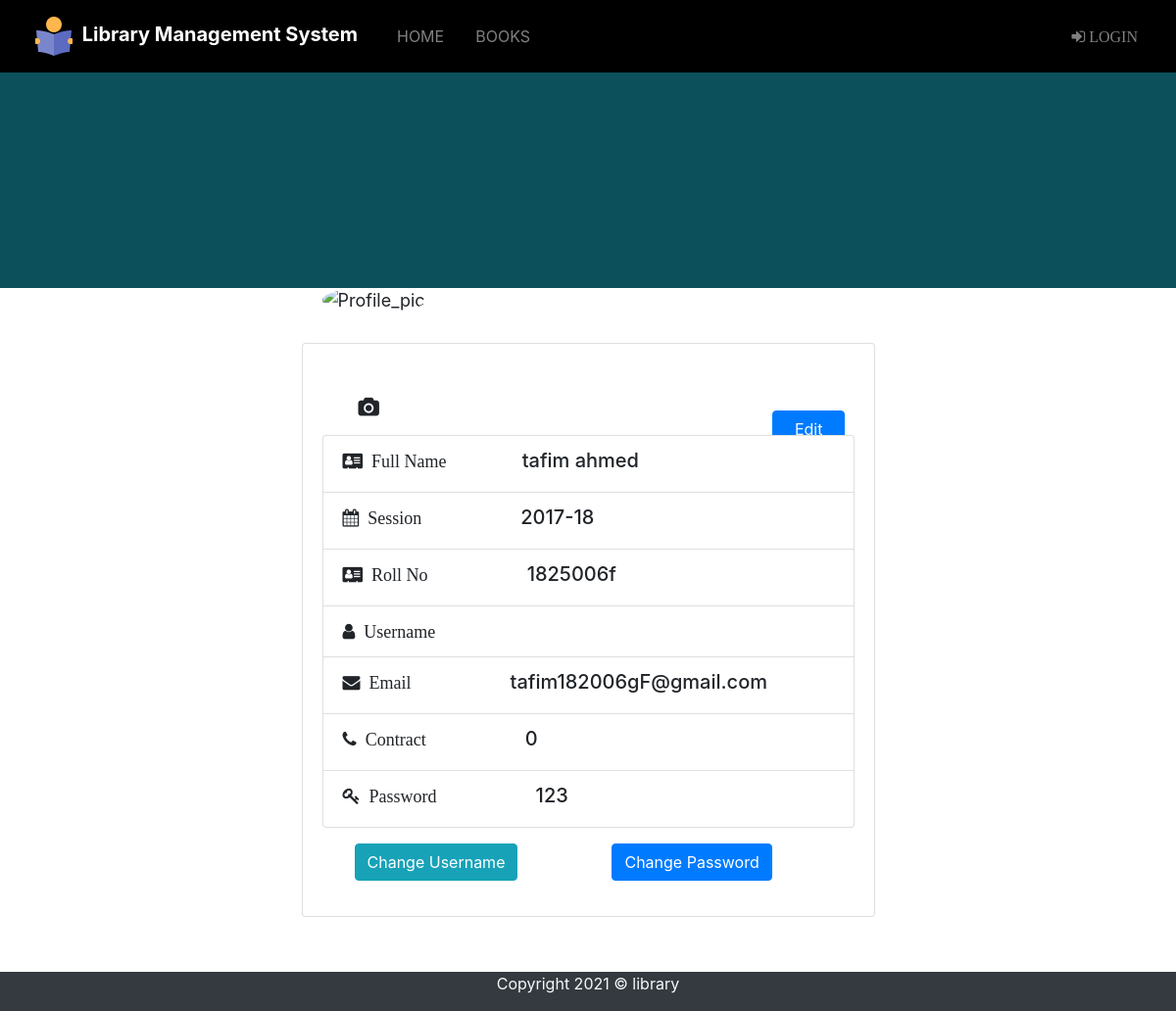
The app's page /student/profile.php with its own data.
### tables this page shows
CREATE TABLE `student` (
  `id` int(11) NOT NULL,
  `f_name` varchar(100) NOT NULL,
  `l_name` varchar(100) NOT NULL,
  `department` varchar(50) NOT NULL,
  `session_year` varchar(10) NOT NULL,
  `roll` varchar(50) NOT NULL,
  `username` varchar(50) NOT NULL,
  `email` varchar(50) NOT NULL,
  `password` varchar(30) NOT NULL,
  `contract` decimal(11,0) NOT NULL,
  `pic` varchar(255) NOT NULL DEFAULT 'pic.jpg'
);

### src/student/profile.php (the view, shortened to what this page needs)
<?php
include "navbar.php";
include "link.php";
 ?>
 <!DOCTYPE html>
 <html lang="en" dir="ltr">
   <head>
  </head>
   <body>
     <section id="profile" class="bg-info" style="
     position:relative;
     min-height: 220px;">
       <div class="darkoverlay" style="background: rgba(0,0,0,0.5);
       position: absolute;
       top:0;
       left:0;
       height:100%;
       width:100%;
       ">
     </section>
     <section id="card" style="min-height:500px;font-size:18px;">
      <div class="row my-5 row justify-content-center">
      <div class="col-lg-6 col-md-6 col-sm-4 m-2">
        <div class="card">
          <div class="card-body">
            <div class="row">
              <div class="col-md-4" id="img"
              style="
              ">
                <?php
               $sql="select pic from student where username='$_SESSION[login_user]';";
                $result=mysqli_query($dblink,$sql);
                 $row=mysqli_fetch_assoc($result);
                 $z= $row['pic'];
                   $count=0;
                 if($z=='pic.jpg')
              {
                echo "<img style='
                margin-top: -160px;
                width:270px;
                height:220px;
                background-size:cover;
                background-position:center;
                '
                 src='../spimage/avater.png' alt='Profile_pic' class='img-fluid img-responsive rounded-circle '>";
                   $count=$count+1;
               }
               else{
                 echo "<img style='
                 margin-top: -160px;
                 width:270px;
                 height:220px;
                 background-size:cover;
                 background-position:center;'
                  src='../spimage/$z' alt='Profile_pic' class='img-fluid img-responsive rounded-circle '>";
               }
                 ?>
              </div>
              <div class="col-md-6"></div>
              <div class="col-md-2">
                <button class="btn btn-primary mt-5 mr-4"
                style="
                position: absolute;
                bottom: 20;
                right: 0;"
                ><a href="edit_profile.php" class="text-light my-4"style="text-decoration: none">Edit Profile</a></button>
              </div>
            </div>
            <?php
            $sql="select * from student where username='$_SESSION[login_user]';";
            $result=mysqli_query($dblink,$sql);
            $row=mysqli_fetch_assoc($result);
            ?>
              <div>
              <span> <button type="button" class="btn btn-inline-block" name="camera" data-toggle="modal" data-target="#profile_img"><i class="fa fa-camera  ml-4 d-inline-block " style="font-size:20px;""></i></button></span>
            <ul class="list-group">
                <li class="list-group-item inline-block input-group ">
                  <span> <i class="fa fa-address-card mr-5 d-inline-block " style=""><?php echo "&nbsp Full Name  ";?></i></span>
                  <span class="d-inline-block "><h5 class="display-5 ml-4"><?php echo $row["f_name"].' '.$row['l_name'];?></h5></span>
                </li>
                <li class="list-group-item inline-block input-group ">
                  <span> <i class="fa fa-calendar mr-5 d-inline-block " style=""><?php echo "&nbsp Session  ";?></i></span>
                  <span class="d-inline-block "><h5 class="display-5 ml-5"><?php echo $row["session_year"];?></h5></span>
                </li>
                <li class="list-group-item inline-block input-group ">
                  <span> <i class="fa fa-address-card mr-5 d-inline-block " style=""><?php echo "&nbsp Roll No  ";?></i></span>
                  <span class="d-inline-block "><h5 class="display-5 ml-5"><?php echo $row["roll"];?></h5></span>
                </li>
                <li class="list-group-item inline-block input-group ">
                  <span> <i class="fa fa-user mr-5 d-inline-block " style=""><?php echo "&nbsp Username ";?></i></span>
                  <span class="d-inline-block "><h5 class="display-5 ml-4"><?php echo $row["username"];?></h5></span>
                </li>
                <li class="list-group-item inline-block input-group ">
                  <span> <i class="fa fa-envelope mr-5 d-inline-block " style=""><?php echo "&nbsp Email ";?></i></span>
                  <span class="d-inline-block "><h5 class="display-5 ml-5"><?php echo $row["email"];?></h5></span>
                </li>
                <li class="list-group-item inline-block input-group ">
                  <span> <i class="fa fa-phone mr-5 d-inline-block " style=""><?php echo "&nbsp Contract";?></i></span>
                  <span class="d-inline-block "><h5 class="display-5 ml-5"><?php echo $row["contract"];?></h5></span>
                </li>
                  <li class="list-group-item inline-block input-group ">
                    <span> <i class="fa fa-key mr-5 d-inline-block " style=""><?php echo "&nbsp Password";?></i></span>
                    <span class="d-inline-block "><h5 class="display-5 ml-5"><?php echo $row["password"];?></h5></span>
                  </li>
        </ul>
        <div class="row">
        <div class="change_username">
            <button type="" class="btn btn-info mx-5 my-3" data-toggle="modal" data-target="#exampleModal" name="cpass" >Change Username</button>
        </div>
              <div class="change_password">
        <button type="button" class="btn btn-primary mx-5 my-3" data-toggle="modal" data-target="#exampleModal1" name="cpass">
         Change Password
        </button>
        </div>
        </div>
        </div>
             </section>
             <footer class="bg-dark text-light text-center">
               <div class="container">
                 <div class="row">
                   <div class="col">
                     <p>Copyright 2021 &copy; library</p>
                   </div>
                 </div>
               </div>
             </footer>
           </body>
         </html>

### records on screen
student: f_name "tafim", l_name "ahmed", session_year "2017-18", roll "1825006f", email "tafim182006gF@gmail.com", contract "0", password "123"
